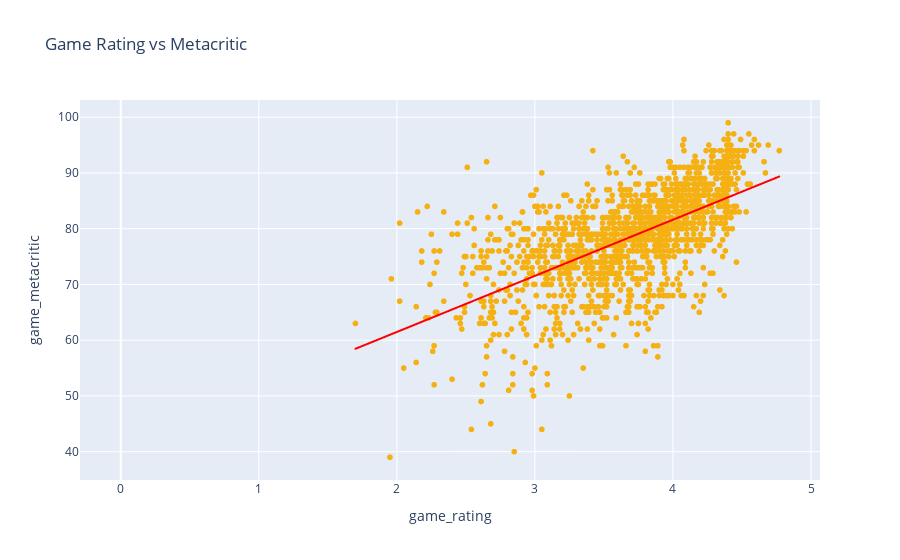

The cell this chart's notebook holds for it:
### Code cell
px.scatter(df, x="game_rating", y="game_metacritic", title="Game Rating vs Metacritic", trendline='ols', trendline_color_override='red', color_discrete_sequence=["#F5B012"])

### Figure 1 — Plotly figure (JSON) as saved in the notebook; plotly's stock layout.template omitted (floating-point values rounded to 4 significant figures; data arrays with more than 128 entries replaced by an {"elided": "..."} marker saying what was removed)
{"data": [{"hovertemplate": "game_rating=%{x}<br>game_metacritic=%{y}<extra></extra>", "legendgroup": "", "marker": {"color": "#F5B012", "symbol": "circle"}, "mode": "markers", "name": "", "showlegend": false, "type": "scattergl", "x": {"elided": "1980 float values"}, "xaxis": "x", "y": {"elided": "1980 int values"}, "yaxis": "y"}, {"hovertemplate": "<b>OLS trendline</b><br>game_metacritic = 10.0661 * game_rating + 41.3405<br>R<sup>2</sup>=0.383919<br><br>game_rating=%{x}<br>game_metacritic=%{y} <b>(trend)</b><extra></extra>", "legendgroup": "", "line": {"color": "red"}, "marker": {"color": "#F5B012", "symbol": "circle"}, "mode": "lines", "name": "", "showlegend": false, "type": "scattergl", "x": {"elided": "1578 float values"}, "xaxis": "x", "y": {"elided": "1578 float values"}, "yaxis": "y"}], "layout": {"legend": {"tracegroupgap": 0}, "title": {"text": "Game Rating vs Metacritic"}, "xaxis": {"anchor": "y", "domain": [0, 1], "title": {"text": "game_rating"}}, "yaxis": {"anchor": "x", "domain": [0, 1], "title": {"text": "game_metacritic"}}}}
